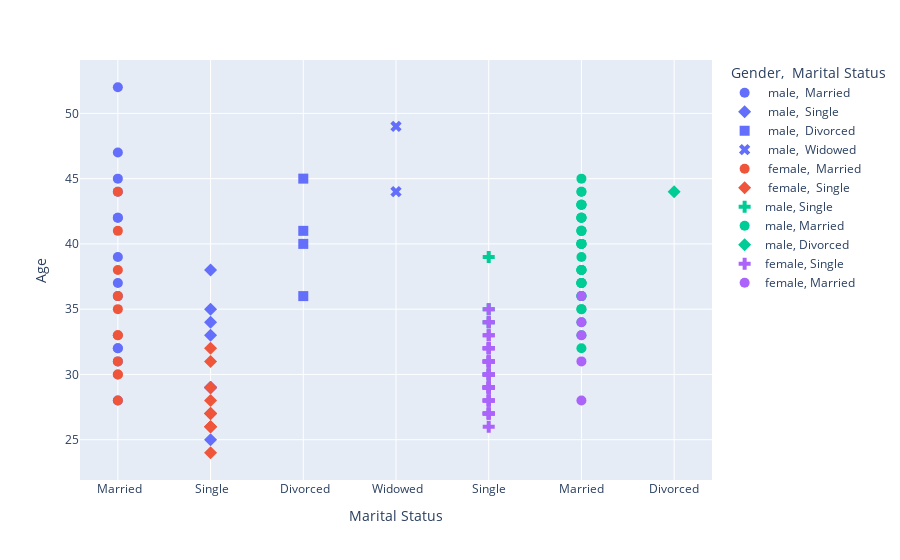

Source (notebook cell):
### Code cell
fig = px.scatter(df, y=" Age", x=" Marital Status", color=" Gender", symbol=" Marital Status")
fig.update_traces(marker_size=10)

### Figure 1 — Plotly figure (JSON) as saved in the notebook; plotly's stock layout.template omitted (floating-point values rounded to 4 significant figures)
{"data": [{"hovertemplate": " Gender= male<br> Marital Status=%{x}<br> Age=%{y}<extra></extra>", "legendgroup": " male,  Married", "marker": {"color": "#636efa", "size": 10, "symbol": "circle"}, "mode": "markers", "name": " male,  Married", "orientation": "v", "showlegend": true, "type": "scatter", "x": [" Married", " Married", " Married", " Married", " Married", " Married", " Married", " Married", " Married", " Married", " Married", " Married", " Married"], "xaxis": "x", "y": [32, 52, 36, 37, 28, 47, 42, 31, 32, 45, 39, 44, 42], "yaxis": "y"}, {"hovertemplate": " Gender= male<br> Marital Status=%{x}<br> Age=%{y}<extra></extra>", "legendgroup": " male,  Single", "marker": {"color": "#636efa", "size": 10, "symbol": "diamond"}, "mode": "markers", "name": " male,  Single", "orientation": "v", "showlegend": true, "type": "scatter", "x": [" Single", " Single", " Single", " Single", " Single", " Single", " Single", " Single"], "xaxis": "x", "y": [25, 38, 29, 33, 29, 35, 29, 34], "yaxis": "y"}, {"hovertemplate": " Gender= male<br> Marital Status=%{x}<br> Age=%{y}<extra></extra>", "legendgroup": " male,  Divorced", "marker": {"color": "#636efa", "size": 10, "symbol": "square"}, "mode": "markers", "name": " male,  Divorced", "orientation": "v", "showlegend": true, "type": "scatter", "x": [" Divorced", " Divorced", " Divorced", " Divorced"], "xaxis": "x", "y": [45, 40, 41, 36], "yaxis": "y"}, {"hovertemplate": " Gender= male<br> Marital Status=%{x}<br> Age=%{y}<extra></extra>", "legendgroup": " male,  Widowed", "marker": {"color": "#636efa", "size": 10, "symbol": "x"}, "mode": "markers", "name": " male,  Widowed", "orientation": "v", "showlegend": true, "type": "scatter", "x": [" Widowed", " Widowed"], "xaxis": "x", "y": [44, 49], "yaxis": "y"}, {"hovertemplate": " Gender= female<br> Marital Status=%{x}<br> Age=%{y}<extra></extra>", "legendgroup": " female,  Married", "marker": {"color": "#EF553B", "size": 10, "symbol": "circle"}, "mode": "markers", "name": " female,  Married", "orientation": "v", "showlegend": true, "type": "scatter", "x": [" Married", " Married", " Married", " Married", " Married", " Married", " Married", " Married", " Married", " Married", " Married"], "xaxis": "x", "y": [41, 31, 28, 33, 44, 35, 30, 38, 36, 33, 30], "yaxis": "y"}, {"hovertemplate": " Gender= female<br> Marital Status=%{x}<br> Age=%{y}<extra></extra>", "legendgroup": " female,  Single", "marker": {"color": "#EF553B", "size": 10, "symbol": "diamond"}, "mode": "markers", "name": " female,  Single", "orientation": "v", "showlegend": true, "type": "scatter", "x": [" Single", " Single", " Single", " Single", " Single", " Single", " Single", " Single", " Single", " Single", " Single", " Single", " Single"], "xaxis": "x", "y": [29, 27, 24, 26, 31, 27, 26, 29, 27, 28, 32, 26, 29], "yaxis": "y"}, {"hovertemplate": " Gender=male<br> Marital Status=%{x}<br> Age=%{y}<extra></extra>", "legendgroup": "male, Single", "marker": {"color": "#00cc96", "size": 10, "symbol": "cross"}, "mode": "markers", "name": "male, Single", "orientation": "v", "showlegend": true, "type": "scatter", "x": ["Single", "Single", "Single", "Single"], "xaxis": "x", "y": [35, 30, 39, 34], "yaxis": "y"}, {"hovertemplate": " Gender=male<br> Marital Status=%{x}<br> Age=%{y}<extra></extra>", "legendgroup": "male, Married", "marker": {"color": "#00cc96", "size": 10, "symbol": "circle"}, "mode": "markers", "name": "male, Married", "orientation": "v", "showlegend": true, "type": "scatter", "x": ["Married", "Married", "Married", "Married", "Married", "Married", "Married", "Married", "Married", "Married", "Married", "Married", "Married", "Married", "Married", "Married", "Married", "Married", "Married", "Married", "Married", "Married", "Married", "Married", "Married", "Married", "Married", "Married", "Married", "Married", "Married", "Married", "Married", "Married", "Married", "Married"], "xaxis": "x", "y": [42, 37, 43, 36, 41, 38, 40, 45, 42, 37, 37, 44, 39, 43, 38, 41, 36, 42, 35, 40, 43, 37, 34, 32, 44, 38, 42, 36, 41, 35, 40, 37, 40, 43, 38, 33], "yaxis": "y"}, {"hovertemplate": " Gender=male<br> Marital Status=%{x}<br> Age=%{y}<extra></extra>", "legendgroup": "male, Divorced", "marker": {"color": "#00cc96", "size": 10, "symbol": "diamond"}, "mode": "markers", "name": "male, Divorced", "orientation": "v", "showlegend": true, "type": "scatter", "x": ["Divorced"], "xaxis": "x", "y": [44], "yaxis": "y"}, {"hovertemplate": " Gender=female<br> Marital Status=%{x}<br> Age=%{y}<extra></extra>", "legendgroup": "female, Single", "marker": {"color": "#ab63fa", "size": 10, "symbol": "cross"}, "mode": "markers", "name": "female, Single", "orientation": "v", "showlegend": true, "type": "scatter", "x": ["Single", "Single", "Single", "Single", "Single", "Single", "Single", "Single", "Single", "Single", "Single", "Single", "Single", "Single", "Single", "Single", "Single", "Single", "Single", "Single", "Single", "Single", "Single", "Single", "Single", "Single", "Single", "Single", "Single", "Single", "Single", "Single", "Single", "Single"], "xaxis": "x", "y": [31, 29, 26, 27, 30, 29, 32, 28, 30, 27, 32, 29, 31, 28, 33, 30, 34, 29, 31, 32, 28, 27, 35, 30, 29, 31, 33, 28, 34, 29, 31, 32, 27, 29], "yaxis": "y"}, {"hovertemplate": " Gender=female<br> Marital Status=%{x}<br> Age=%{y}<extra></extra>", "legendgroup": "female, Married", "marker": {"color": "#ab63fa", "size": 10, "symbol": "circle"}, "mode": "markers", "name": "female, Married", "orientation": "v", "showlegend": true, "type": "scatter", "x": ["Married", "Married", "Married", "Married", "Married"], "xaxis": "x", "y": [28, 36, 34, 33, 31], "yaxis": "y"}], "layout": {"legend": {"title": {"text": " Gender,  Marital Status"}, "tracegroupgap": 0}, "margin": {"t": 60}, "xaxis": {"anchor": "y", "categoryarray": [" Married", " Single", " Divorced", " Widowed", "Single", "Married", "Divorced"], "categoryorder": "array", "domain": [0.0, 1.0], "title": {"text": " Marital Status"}}, "yaxis": {"anchor": "x", "domain": [0.0, 1.0], "title": {"text": " Age"}}}}
